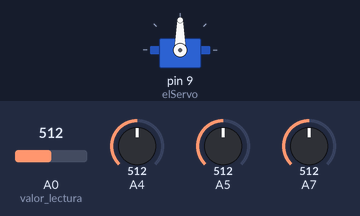
Bench run of a sketch on a simulated Arduino Uno, built with avr-gcc and run on an emulated ATmega328P. On the bench: servo. The test bench sets the inputs (shaded band); at power-on: A4 = 512, A7 = 512, A0 (valor_lectura) = 512, A5 = 512. What the sketch prints to the serial monitor is not drawn.

Above: at 1.2 s.
1.3 s: A4 set to 306
At 2.1 s:
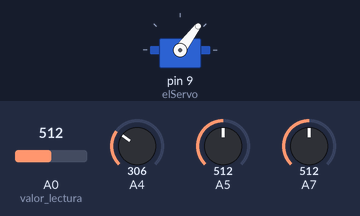
4.3 s: A7 set to 542
At 5.2 s:
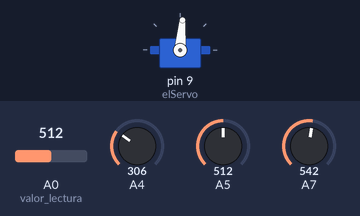
5.8 s: A7 set to 554
At 6.89 s:
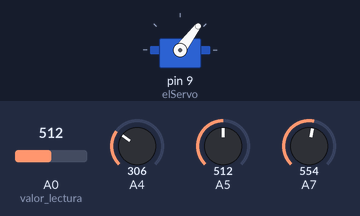
8.8 s: A4 set to 122
11.8 s: A7 set to 1023
14.8 s: A7 set to 511
At 15.6 s:
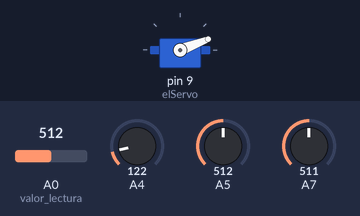
Timing chart, 0 to 17.8 s (numbered marks = the images above; inputs shaded):
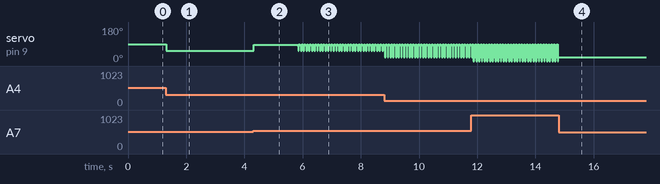

Measured:
- the behaviour switches between 542 and 543 on A7 (found by bisection; images 2 and 3)
- after the input at 1.3 s, servo on pin 9 (elServo): 90° → 53° at once
- after the input at 4.3 s, servo on pin 9 (elServo): 53° → 85° at once
- after the input at 5.8 s, servo on pin 9 (elServo): 85° → 83° at once, then repeats every 0.09 s: 53° 0.03 s, 90° 0.03 s, 83° 0.03 s
- after the input at 14.8 s, servo on pin 9 (elServo): stops changing and stays 21°

The sketch:

Practica5.1_servo_fotoresistencia.ino
```cpp
#include <Servo.h>
Servo elServo;
int sensibilidad_fotoresistencia = 400;
int valor_lectura = 0;

void setup() {
  Serial.begin(9600);
  elServo.attach(9); //pin al que está conectado el servo
}

void loop() {
  valor_lectura = analogRead(valor_lectura);
  Serial.println(valor_lectura);
  if (valor_lectura < sensibilidad_fotoresistencia) { //si el valor de lectura de la fotoresistencia es menor a la sensibilidad de la misma el servo gira al sentido contrario
    //de las manecillas del reloj
    valor_lectura = map(valor_lectura, 0, 1023, 0, 179); //asigan a valor_lectura entre 0 y 1023, los grados a los que puede girar el servo
    elServo.write(valor_lectura); //empieza movimiento del motor
    delay(15);
  }
  else //si el valor de lectura de la fotoresistencia es mayor al de la sensibilidad
  {
    Serial.println(valor_lectura);
    valor_lectura = map(valor_lectura, 0, 1023, 179, 0); //de igual manera se asigna a valor_lectura entre ' y 1023, los grados a los que va a girar el servo pero en sentido correcto
    //de las manecillas del reloj
    elServo.write(valor_lectura); //empieza movimiento del motor
    delay(15);
  }
}
```
